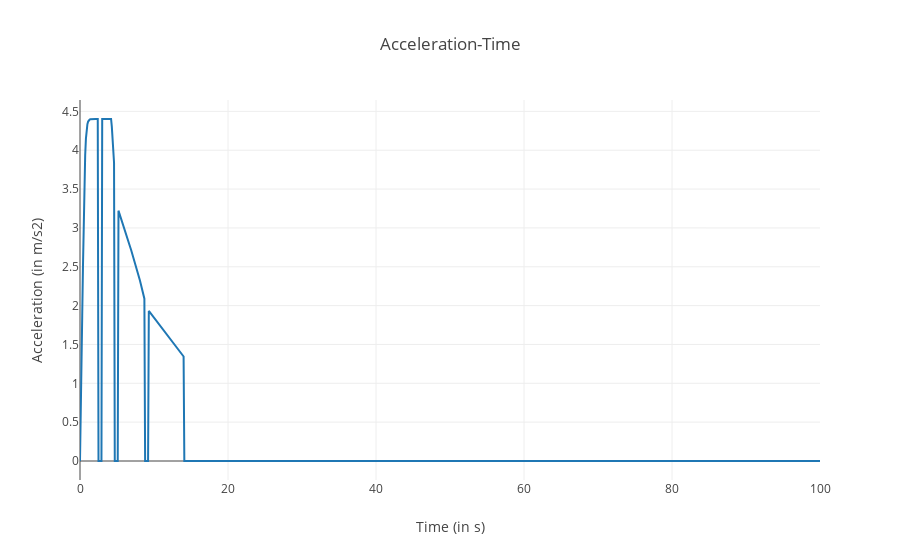

Notebook source saved alongside this figure:
### Code cell
# plots acceleration versus time graph of the vehicle.
layout = go.Layout(title="Acceleration-Time",
                xaxis=dict(title='Time (in s)'),
                yaxis=dict(title='Acceleration (in m/s2)'))
data = [dict(x=outputs['times'], y=outputs['accelerations'])]
fig = go.Figure(data=data, layout=layout)
iplot(fig)

### Figure 1 — Plotly figure (JSON) as saved in the notebook; plotly's stock layout.template omitted (floating-point values rounded to 4 significant figures; data arrays with more than 128 entries replaced by an {"elided": "..."} marker saying what was removed)
{"data": [{"type": "scatter", "uid": "06899c39-599b-46a1-a4d9-2ea8187c4d0e", "x": {"elided": "1001 float values"}, "y": {"elided": "1001 float values"}}], "layout": {"title": {"text": "Acceleration-Time"}, "xaxis": {"title": {"text": "Time (in s)"}}, "yaxis": {"title": {"text": "Acceleration (in m/s2)"}}}}
